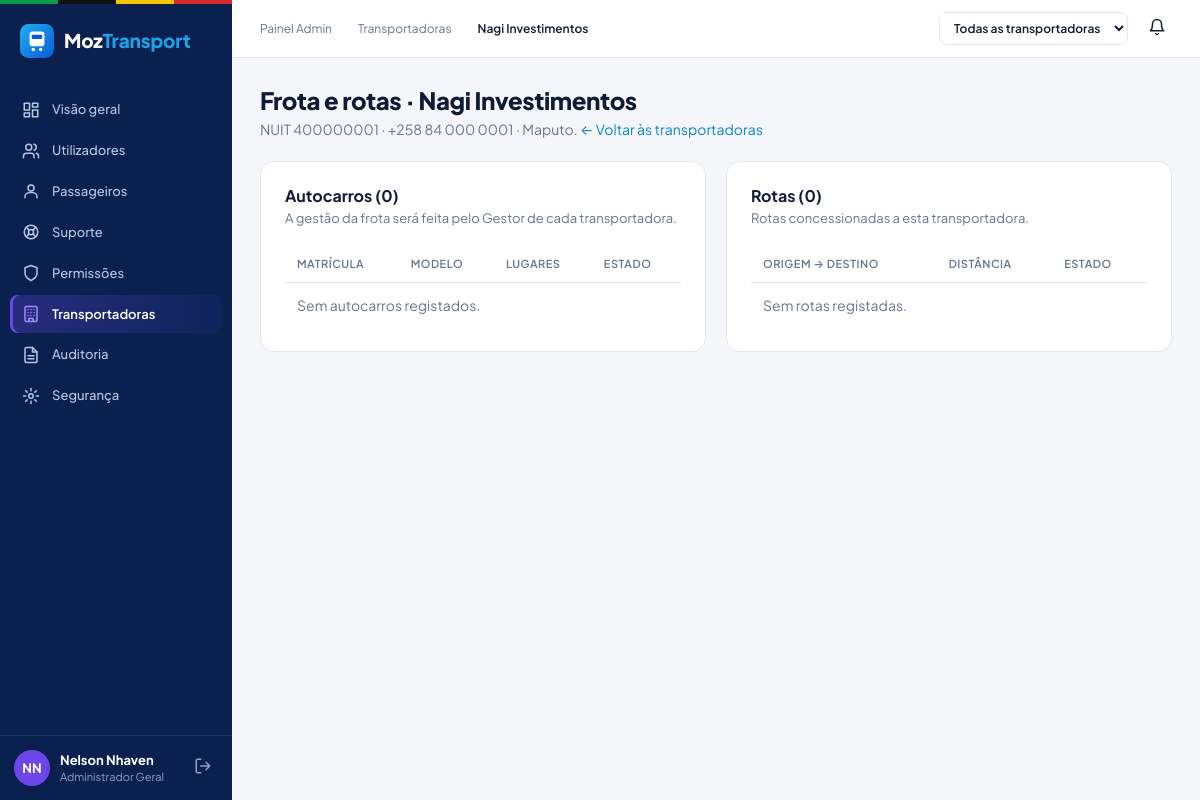
/administrador/frota.php?id=1 (signed in), run on an earlier commit of the app's database.
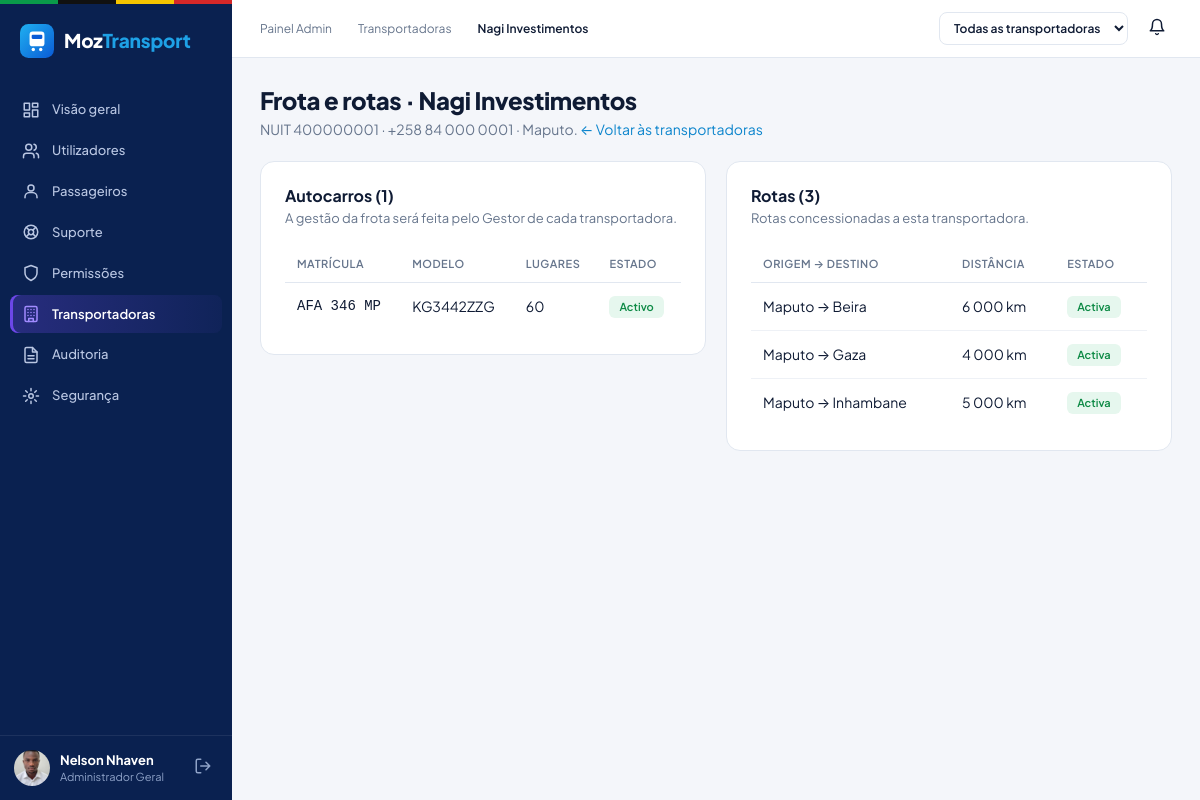
And on a later commit of the database.
### tables this page shows
CREATE TABLE `transportadora` (
  `id_transportadora` int(10) unsigned NOT NULL AUTO_INCREMENT,
  `nome` varchar(100) NOT NULL,
  `nuit` varchar(20) NOT NULL,
  `contacto` varchar(30) NOT NULL,
  `endereco` varchar(200) DEFAULT NULL,
  `activa` tinyint(1) NOT NULL DEFAULT 1,
  PRIMARY KEY (`id_transportadora`),
  UNIQUE KEY `uq_transportadora_nuit` (`nuit`)
);

CREATE TABLE `autocarro` (
  `id_autocarro` int(10) unsigned NOT NULL AUTO_INCREMENT,
  `matricula` varchar(20) NOT NULL,
  `modelo` varchar(60) DEFAULT NULL,
  `capacidade_total` smallint(5) unsigned NOT NULL,
  `id_transportadora` int(10) unsigned NOT NULL,
  `activo` tinyint(1) NOT NULL DEFAULT 1,
  `codigo_frota` varchar(20) DEFAULT NULL,
  `marca` varchar(40) DEFAULT NULL,
  `ano_fabrico` smallint(5) unsigned DEFAULT NULL,
  `tipo_servico` varchar(30) DEFAULT NULL,
  `configuracao_assentos` varchar(5) NOT NULL DEFAULT '2+2',
  `ar_condicionado` tinyint(1) NOT NULL DEFAULT 0,
  `wifi` tinyint(1) NOT NULL DEFAULT 0,
  `usb` tinyint(1) NOT NULL DEFAULT 0,
  `validade_inspecao` date DEFAULT NULL,
  `livrete` varchar(255) DEFAULT NULL,
  `estado` enum('disponivel','manutencao','inactivo') NOT NULL DEFAULT 'disponivel',
  PRIMARY KEY (`id_autocarro`),
  UNIQUE KEY `uq_autocarro_matricula` (`matricula`),
  UNIQUE KEY `uq_autocarro_codigo` (`id_transportadora`,`codigo_frota`),
  CONSTRAINT `fk_autocarro_transportadora` FOREIGN KEY (`id_transportadora`) REFERENCES `transportadora` (`id_transportadora`) ON UPDATE CASCADE
);

CREATE TABLE `rota` (
  `id_rota` int(10) unsigned NOT NULL AUTO_INCREMENT,
  `origem` varchar(80) NOT NULL,
  `destino` varchar(80) NOT NULL,
  `distancia_km` decimal(8,2) DEFAULT NULL,
  `duracao_estimada` time DEFAULT NULL,
  `id_transportadora` int(10) unsigned NOT NULL,
  `activa` tinyint(1) NOT NULL DEFAULT 1,
  `preco_base` decimal(10,2) DEFAULT NULL,
  PRIMARY KEY (`id_rota`),
  KEY `idx_rota_origem_destino` (`origem`,`destino`),
  KEY `fk_rota_transportadora` (`id_transportadora`),
  CONSTRAINT `fk_rota_transportadora` FOREIGN KEY (`id_transportadora`) REFERENCES `transportadora` (`id_transportadora`) ON UPDATE CASCADE
);

### includes/sessao.php (called while the page is built, shortened)
<?php
require_once __DIR__ . '/funcoes.php';
function utilizador_logado(): ?array {
    return $_SESSION['utilizador'] ?? null;
}

### administrador/frota.php (the view, shortened to what this page needs)
<?php
require_once __DIR__ . '/../includes/sessao.php';
$id = (int)($_GET['id'] ?? 0);
$st = $pdo->prepare('SELECT * FROM transportadora WHERE id_transportadora = ?');
$st->execute([$id]);
$transpFrota = $st->fetch();
$st = $pdo->prepare('SELECT * FROM autocarro WHERE id_transportadora = ? ORDER BY matricula');
$st->execute([$id]);
$autocarros = $st->fetchAll();
$st = $pdo->prepare('SELECT * FROM rota WHERE id_transportadora = ? ORDER BY origem, destino');
$st->execute([$id]);
$rotas = $st->fetchAll();
$migalhas = ['Painel Admin', 'Transportadoras', $transpFrota['nome']];
$paginaActiva = 'administrador/transportadoras.php';
require __DIR__ . '/../includes/painel_inicio.php';
?>
<h1 class="titulo-pagina">Frota e rotas · <?= e($transpFrota['nome']) ?></h1>
<p class="subtitulo-pagina">NUIT <?= e($transpFrota['nuit']) ?> · <?= e($transpFrota['contacto']) ?><?= $transpFrota['endereco'] ? ' · ' . e($transpFrota['endereco']) : '' ?>.
  <a href="<?= e(url('administrador/transportadoras.php')) ?>">← Voltar às transportadoras</a></p>
<div class="cartoes-2" style="grid-template-columns:1fr 1fr">
  <section class="cartao">
    <h2>Autocarros (<?= count($autocarros) ?>)</h2>
    <p class="sub">A gestão da frota será feita pelo Gestor de cada transportadora.</p>
    <table class="tabela">
      <thead><tr><th>Matrícula</th><th>Modelo</th><th>Lugares</th><th>Estado</th></tr></thead>
      <tbody>
      <?php if (!$autocarros): ?><tr><td colspan="4" style="color:var(--cinza)">Sem autocarros registados.</td></tr><?php endif; ?>
      <?php foreach ($autocarros as $a): ?>
        <tr><td class="mono"><?= e($a['matricula']) ?></td><td><?= e($a['modelo'] ?? '—') ?></td><td><?= (int)$a['capacidade_total'] ?></td>
          <td><span class="etq <?= $a['activo'] ? 'etq-estado-activa' : 'etq-estado-inactiva' ?>"><?= $a['activo'] ? 'Activo' : 'Inactivo' ?></span></td></tr>
      <?php endforeach; ?>
      </tbody>
    </table>
  </section>
  <section class="cartao">
    <h2>Rotas (<?= count($rotas) ?>)</h2>
    <p class="sub">Rotas concessionadas a esta transportadora.</p>
    <table class="tabela">
      <thead><tr><th>Origem → Destino</th><th>Distância</th><th>Estado</th></tr></thead>
      <tbody>
      <?php if (!$rotas): ?><tr><td colspan="3" style="color:var(--cinza)">Sem rotas registadas.</td></tr><?php endif; ?>
      <?php foreach ($rotas as $r): ?>
        <tr><td><?= e($r['origem']) ?> → <?= e($r['destino']) ?></td><td><?= $r['distancia_km'] !== null ? formatar_numero($r['distancia_km']) . ' km' : '—' ?></td>
          <td><span class="etq <?= $r['activa'] ? 'etq-estado-activa' : 'etq-estado-inactiva' ?>"><?= $r['activa'] ? 'Activa' : 'Inactiva' ?></span></td></tr>
      <?php endforeach; ?>
      </tbody>
    </table>
  </section>
</div>
<?php require __DIR__ . '/../includes/painel_fim.php'; ?>

### includes/painel_inicio.php (shortened to what this page needs)
<?php
require_once __DIR__ . '/menu.php';
require_once __DIR__ . '/notificacoes.php';
$u        = utilizador_logado();
$menu     = menu_do_perfil($u['perfil']);
$migalhas = $migalhas ?? [];
$nomeTransp = null;
?>
<!DOCTYPE html>
<html lang="pt">
<head>
  <link rel="stylesheet" href="<?= e(url('assets/css/base.css') . '?v=' . (int)@filemtime(__DIR__ . '/../assets/css/base.css')) ?>">
  <link rel="stylesheet" href="<?= e(url('assets/css/painel.css') . '?v=' . (int)@filemtime(__DIR__ . '/../assets/css/painel.css')) ?>">
  <link rel="stylesheet" href="<?= e(url('assets/css/admin.css') . '?v=' . (int)@filemtime(__DIR__ . '/../assets/css/admin.css')) ?>">
  <link rel="stylesheet" href="<?= e(url('assets/css/bilheteiro.css') . '?v=' . (int)@filemtime(__DIR__ . '/../assets/css/bilheteiro.css')) ?>">
  <link rel="stylesheet" href="<?= e(url('assets/css/notificacoes.css') . '?v=' . (int)@filemtime(__DIR__ . '/../assets/css/notificacoes.css')) ?>">
  <link rel="stylesheet" href="<?= e(url('assets/css/suporte.css') . '?v=' . (int)@filemtime(__DIR__ . '/../assets/css/suporte.css')) ?>">
  <link rel="stylesheet" href="<?= e(url('assets/css/gestor.css') . '?v=' . (int)@filemtime(__DIR__ . '/../assets/css/gestor.css')) ?>">
</head>
<body class="painel perfil-<?= e($u['perfil']) ?>">
<aside class="lateral">
  <div class="lateral-logo"><?= logo_html('logo-claro') ?></div>
  <nav class="lateral-menu">
    <?php foreach ($menu as [$rotulo, $caminho, $icone]): ?>
      <a href="<?= e(url($caminho)) ?>" class="<?= ($paginaActiva ?? '') === $caminho ? 'activo' : '' ?>">
        <?= icone_svg($icone) ?><span><?= e($rotulo) ?></span>
      </a>
    <?php endforeach; ?>
  </nav>
  <div class="lateral-rodape">
    <a class="utilizador-cartao" href="<?= e(url('conta/dados_pessoais.php')) ?>" title="Dados pessoais">
      <?= avatar_html($u) ?>
      <span class="utilizador-texto">
        <strong><?= e($u['nome']) ?></strong>
        <small><?= e($u['perfil'] === 'administrador' ? 'Administrador Geral' : nome_perfil($u['perfil'])) ?><?= $nomeTransp ? ' • ' . e($nomeTransp) : (!empty($u['agencia']) ? ' • ' . e(explode(' ', $u['agencia'])[0]) : '') ?></small>
      </span>
    </a>
    <a class="sair" href="<?= e(url('auth/logout.php')) ?>" title="Terminar sessão"><?= icone_svg('sair') ?></a>
  </div>
</aside>
<div class="conteudo-geral">
  <header class="topo">
    <nav class="migalhas" aria-label="Localização">
      <?php foreach ($migalhas as $i => $m): ?>
        <span class="<?= $i === count($migalhas) - 1 ? 'actual' : '' ?>"><?= e($m) ?></span>
      <?php endforeach; ?>
    </nav>
    <div class="topo-direita">
      <?php if ($u['perfil'] === 'administrador'):
      ?>
        <form method="get" class="filtro-topo">
          <select name="transportadora" onchange="this.form.submit()" aria-label="Filtrar por transportadora">
            <option value="0">Todas as transportadoras</option>
          </select>
        </form>
      <?php endif; ?>
      <?= sino_notificacoes('sino', icone_svg('sino')) ?>
    </div>
  </header>
  <main class="conteudo">

### includes/funcoes.php (shortened to what this page needs)
<?php
function e($valor): string {
    return htmlspecialchars((string)$valor, ENT_QUOTES, 'UTF-8');
}
function url(string $caminho = ''): string {
    return BASE_URL . '/' . ltrim($caminho, '/');
}
function iniciais(string $nome): string {
    $partes = preg_split('/\s+/', trim($nome));
    $i = mb_strtoupper(mb_substr($partes[0], 0, 1));
    if (count($partes) > 1) {
        $i .= mb_strtoupper(mb_substr(end($partes), 0, 1));
    }
    return $i;
}
function csrf_token(): string {
    return $_SESSION['csrf'];
}
function logo_html(string $classe = ''): string {
    return '<span class="logo ' . e($classe) . '"><svg class="logo-icone" viewBox="0 0 32 32" aria-hidden="true">'
         . '<defs><linearGradient id="lg" x1="0" y1="0" x2="1" y2="1"><stop offset="0" stop-color="#1fb0f0"/>'
         . '<stop offset="1" stop-color="#0a5bd6"/></linearGradient></defs>'
         . '<rect width="32" height="32" rx="8" fill="url(#lg)"/><rect x="9" y="7" width="14" height="14" rx="3" fill="#fff"/>'
         . '<rect x="11" y="10" width="10" height="4" rx="1" fill="#0a5bd6"/>'
         . '<circle cx="12.5" cy="24" r="1.6" fill="#fff"/><circle cx="19.5" cy="24" r="1.6" fill="#fff"/></svg>'
         . '<span class="logo-texto">Moz<span>Transport</span></span></span>';
}
function avatar_html(array $u, string $classe = ''): string {
    if (!empty($u['foto'])) {
        return '<span class="avatar ' . e($classe) . '"><img src="' . e(url($u['foto'])) . '" alt=""></span>';
    }
    $cores = ['#12a150', '#f08a24', '#6c47e8', '#0ea5e9', '#d62854', '#e6b800'];
    $cor = $cores[crc32((string)($u['nome'] ?? '')) % count($cores)];
    return '<span class="avatar ' . e($classe) . '" style="background:' . $cor . '">' . e(iniciais($u['nome'] ?? '?')) . '</span>';
}
function formatar_numero($n): string {
    return number_format((float)$n, 0, ',', ' ');
}

### includes/menu.php (shortened to what this page needs)
<?php
function icone_svg(string $nome): string {
    return '<svg class="icone" viewBox="0 0 24 24" fill="none" stroke="currentColor" stroke-width="2" '
         . 'stroke-linecap="round" stroke-linejoin="round" aria-hidden="true">' . ($i[$nome] ?? '') . '</svg>';
}

### includes/notificacoes.php (shortened to what this page needs)
<?php
function sino_notificacoes(string $classe, string $iconeHtml): string {
    return '<button type="button" class="' . e($classe) . '" data-notif'
         . ' data-url="' . e(url('api/notificacoes.php')) . '"'
         . ' data-base="' . e(url('')) . '"'
         . ' data-csrf="' . e(csrf_token()) . '"'
         . ' aria-label="Notificações" aria-haspopup="true" aria-expanded="false">'
         . $iconeHtml . '<b class="notif-badge" hidden></b></button>';
}

### includes/painel_fim.php (shortened to what this page needs)
  </main>
</div>
</body>
</html>

### assets/css/base.css (style rules this page uses)
:root { --azul:#1ea1e6; --azul-forte:#0b84cc; --navy:#0a2150; --navy-2:#102b66; --texto:#0f1b34; --cinza:#66758c; --borda:#e1e7f0; --fundo:#f4f6fa; --branco:#fff; --erro:#d92d3a; --erro-bg:#fdecee; --ok:#12a150; --ok-bg:#e7f7ee; --info:#0b6fb0; --info-bg:#e9f5fd; --roxo:#6c47e8; --roxo-bg:#f0ecff; --acento:var(--azul); --acento-forte:var(--azul-forte); --raio:10px; --fonte:'Plus Jakarta Sans','Inter',system-ui,-apple-system,'Segoe UI',Roboto,sans-serif; }
* { box-sizing:border-box }
html,body { margin:0 }
body { font-family:var(--fonte);color:var(--texto);background:var(--fundo);font-size:14px;line-height:1.45 }
a { color:var(--azul-forte);text-decoration:none }
h1,h2,h3 { margin:0;line-height:1.2 }
.icone { width:18px;height:18px;flex:none }
.logo { display:inline-flex;align-items:center;gap:10px;font-weight:800;font-size:19px;letter-spacing:-.2px }
.logo-icone { width:34px;height:34px }
.logo-texto span { color:var(--azul) }
.logo-claro { color:#fff }
.mono { font-family:ui-monospace,SFMono-Regular,Menlo,Consolas,monospace }
.avatar { display:inline-flex;align-items:center;justify-content:center;width:36px;height:36px;border-radius:50%; color:#fff;font-weight:700;font-size:13px;overflow:hidden;flex:none }
.avatar img { width:100%;height:100%;object-fit:cover }

### assets/css/painel.css (style rules this page uses)
body.painel { display:flex;min-height:100vh }
body.perfil-administrador { --acento:var(--roxo);--acento-forte:#5636c9 }
.lateral { width:232px;flex:none;background:var(--navy);color:#cfd9ee;display:flex;flex-direction:column; position:sticky;top:0;height:100vh }
.lateral-logo { padding:20px 20px 28px }
.lateral-menu { display:flex;flex-direction:column;gap:2px;padding:0 10px;flex:1;overflow-y:auto }
.lateral-menu a { display:flex;align-items:center;gap:12px;padding:10px 12px;border-radius:8px;color:#b9c6e2;font-weight:500;font-size:13px }
.lateral-menu a.activo { background:rgba(255,255,255,.1);color:#fff;font-weight:600;box-shadow:inset 3px 0 0 var(--acento) }
.lateral-menu a.activo .icone { color:var(--acento) }
body.perfil-administrador .lateral-menu a.activo .icone { color:#a28bff }
.lateral-rodape { display:flex;align-items:center;gap:6px;padding:14px;border-top:1px solid rgba(255,255,255,.08) }
.utilizador-cartao { display:flex;align-items:center;gap:10px;flex:1;min-width:0;color:#fff }
.utilizador-texto { display:flex;flex-direction:column;min-width:0 }
.utilizador-texto strong { font-size:13px;white-space:nowrap;overflow:hidden;text-overflow:ellipsis }
.utilizador-texto small { color:#8fa3c8;font-size:11px }
.lateral-rodape .sair { color:#8fa3c8;padding:6px;border-radius:6px }
.conteudo-geral { flex:1;min-width:0;display:flex;flex-direction:column }
.topo { height:58px;background:#fff;border-bottom:1px solid var(--borda);display:flex;align-items:center; justify-content:space-between;padding:0 28px;gap:16px }
.migalhas { font-size:12px;color:var(--cinza);display:flex;gap:8px;align-items:center }
.migalhas .actual { color:var(--texto);font-weight:600 }
.topo-direita { display:flex;align-items:center;gap:14px }
.sino { position:relative;background:none;border:0;color:var(--texto);cursor:pointer;padding:6px }
.conteudo { padding:28px;max-width:1200px;width:100% }
.titulo-pagina { font-size:24px;font-weight:800;letter-spacing:-.4px }
.subtitulo-pagina { color:var(--cinza);margin:4px 0 22px }
.cartoes-2 { display:grid;grid-template-columns:1.15fr 1fr;gap:20px;align-items:start }
.cartao { background:#fff;border:1px solid var(--borda);border-radius:14px;padding:24px }
.cartao h2 { font-size:16px;font-weight:700;margin-bottom:4px }
.cartao .sub { color:var(--cinza);font-size:13px;margin:0 0 18px }

### assets/css/admin.css (style rules this page uses)
body.perfil-administrador .migalhas { gap:26px }
body.perfil-administrador .lateral-menu a.activo { background:linear-gradient(90deg,rgba(108,71,232,.3),rgba(108,71,232,.06)) }
.filtro-topo select { border:1px solid var(--borda);border-radius:8px;padding:7px 10px;font:600 12px var(--fonte);background:#fff;color:var(--texto) }
.tabela { width:100%;border-collapse:collapse }
.tabela th { font-size:11px;text-transform:uppercase;letter-spacing:.5px;color:var(--cinza);text-align:left;padding:10px 12px;border-bottom:1px solid var(--borda);font-weight:600 }
.tabela td { padding:12px;border-bottom:1px solid #eef1f6;vertical-align:middle }
.tabela tr:last-child td { border-bottom:0 }
.etq { display:inline-block;padding:3px 10px;border-radius:6px;font-size:11px;font-weight:600 }
.etq-estado-activa { background:#e6f7ee;color:#0d8a45 }

What changed in the data, as far as the page shows it:
added autocarro: matricula "AFA 346 MP", modelo "KG3442ZZG", capacidade_total "60", activo "Activo"
added rota: origem "Maputo", destino "Beira", distancia_km "6 000", activa "Activa"
added rota: origem "Maputo", destino "Gaza", distancia_km "4 000", activa "Activa"
added rota: origem "Maputo", destino "Inhambane", distancia_km "5 000", activa "Activa"
Also different on the page:
count($autocarros): "0" → "1"
count($rotas): "0" → "3"
iniciais($u['nome'] ?? '?'): "NN" → (not shown)
text no longer shown: "Sem autocarros registados. Sem rotas registadas."
